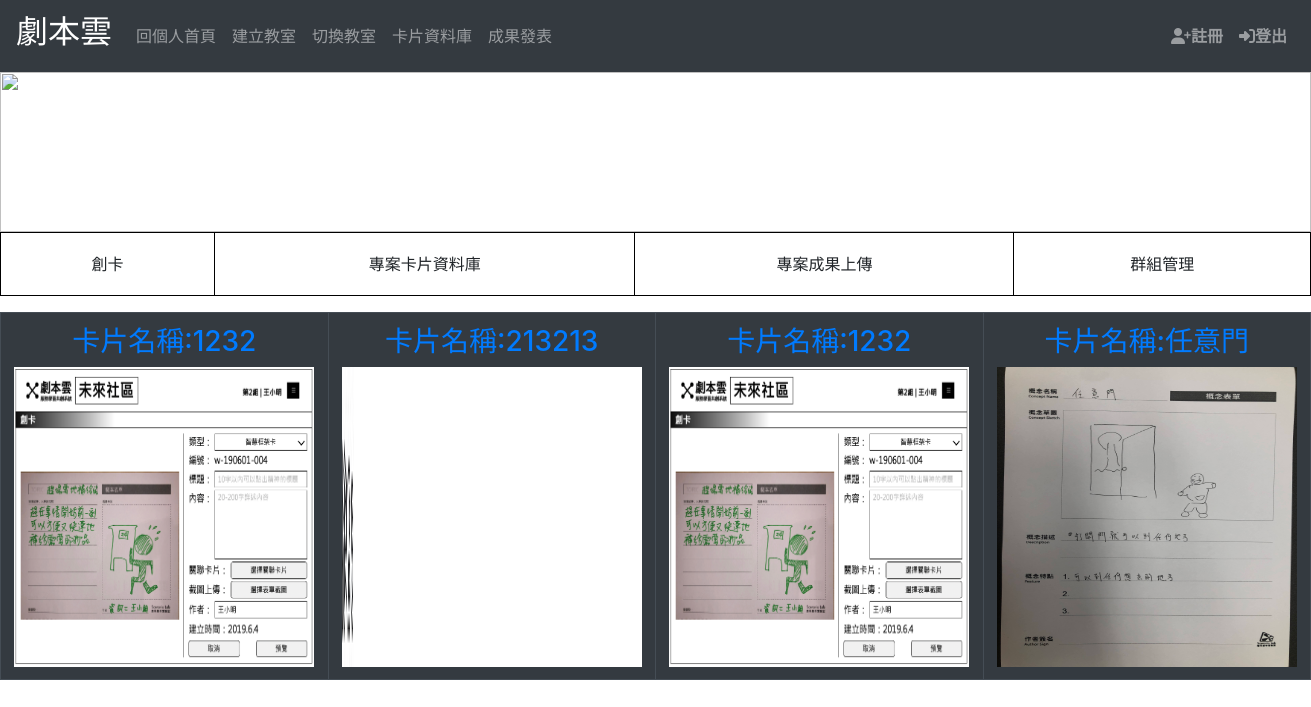
Screenshot of /card/20 (signed in) with the database file from the repository.
### pbltest/models.py (models this page shows, shortened)
class UPCard(models.Model):
    title = models.CharField(max_length=100)
    author = models.ForeignKey('login.User', on_delete=models.CASCADE, null=True, blank=True)
    pdf = models.FileField(upload_to="media/card/img/", null=True, blank=True)
    cover = models.ImageField(upload_to="card/covers/", null=True, blank=True)
    class_material = models.CharField(max_length=100, null=True)
    group = models.ForeignKey('login.Group', on_delete=models.CASCADE, null=True, blank=True)
    activate = models.ForeignKey('login.CreateActivate', on_delete=models.CASCADE, null=True, blank=True)
    thumbnail = models.CharField(max_length=100, null=True)

### pbltest/views.py (the view)
# urls.py: path('card/<int:pk>', cardind, name='card'),
def cardind(request, pk):
    group = Group.objects.get(id=pk)
    group_user = group.group_user.all()
    up_cards = UPCard.objects.all()
    context = {
        'group': group,
        'group_user': group_user,
        'up_cards': up_cards,
        'pk': pk
    }
    return render(request, 'card_base.html', context)

### templates/card_base.html
{% extends "base.html" %}
{% block content %}
    {% include "Card/card_index.html" %}
{% endblock %}

### templates/Card/card_index.html (shortened to what this page needs)
    <img class="d-block w-100" style="height: 10em" src="https://www.cleverfiles.com/howto/wp-content/uploads/2018/03/minion.jpg">
<table class="table table-bordered">
    <thead >
    <th class="text-center"scope="col"><a href={% url 'upload_card' %} ><button type="button" class="btn">創卡</button></a> </th>
    <th class="text-center" scope="col"><a href="{% url 'card_manage' %}" class="btn">專案卡片資料庫</a></th>
    <th class="text-center" scope="col"><a href="{% url 'check_card' %}" class="btn">專案成果上傳</a> </th>
    <th class="text-center" scope="col"><a href="{% url 'check_group' %}" class="btn">群組管理</a> </th>
    </thead>
</table>
{% block cardcontext %}
    <table class="table table-bordered table-dark">
        <tbody class="text-center">
            <tr class="team_work">
                     {% for up_card in up_cards %}
                         {% if up_card.group_id == group.id %}
                         {% if up_card.class_material == '1' %}
                            <th scope="col"><a href="{% url 'createcard' pk=up_card.id %}"> <h3>卡片名稱:{{ up_card.title }}</h3><img src="{{ up_card.cover.url }}" style="width: 300px;height: 300px"></a></th>
                         {% elif up_card.class_material == '2' %}
                             <th scope="col"><a href="{% url 'createcardrow' pk=up_card.id %}"> <h3>卡片名稱:{{ up_card.title }}</h3><img src="{{ up_card.cover.url }}" style="width: 300px;height: 300px"></a></th>
                         {% endif %}
                         {% endif %}
                     {% endfor %}
                        </tr>
        </tbody>
    </table>
{% endblock %}

### templates/Card/card_index.html (style rules this page uses)
table.table-bordered > thead > tr > th { border:1px solid black; }

### rows the page displays
UPCard: title "1232", cover (picture)
UPCard: title "213213", cover (picture)
UPCard: title "1232", cover (picture)
UPCard: title "任意門", cover (picture)
